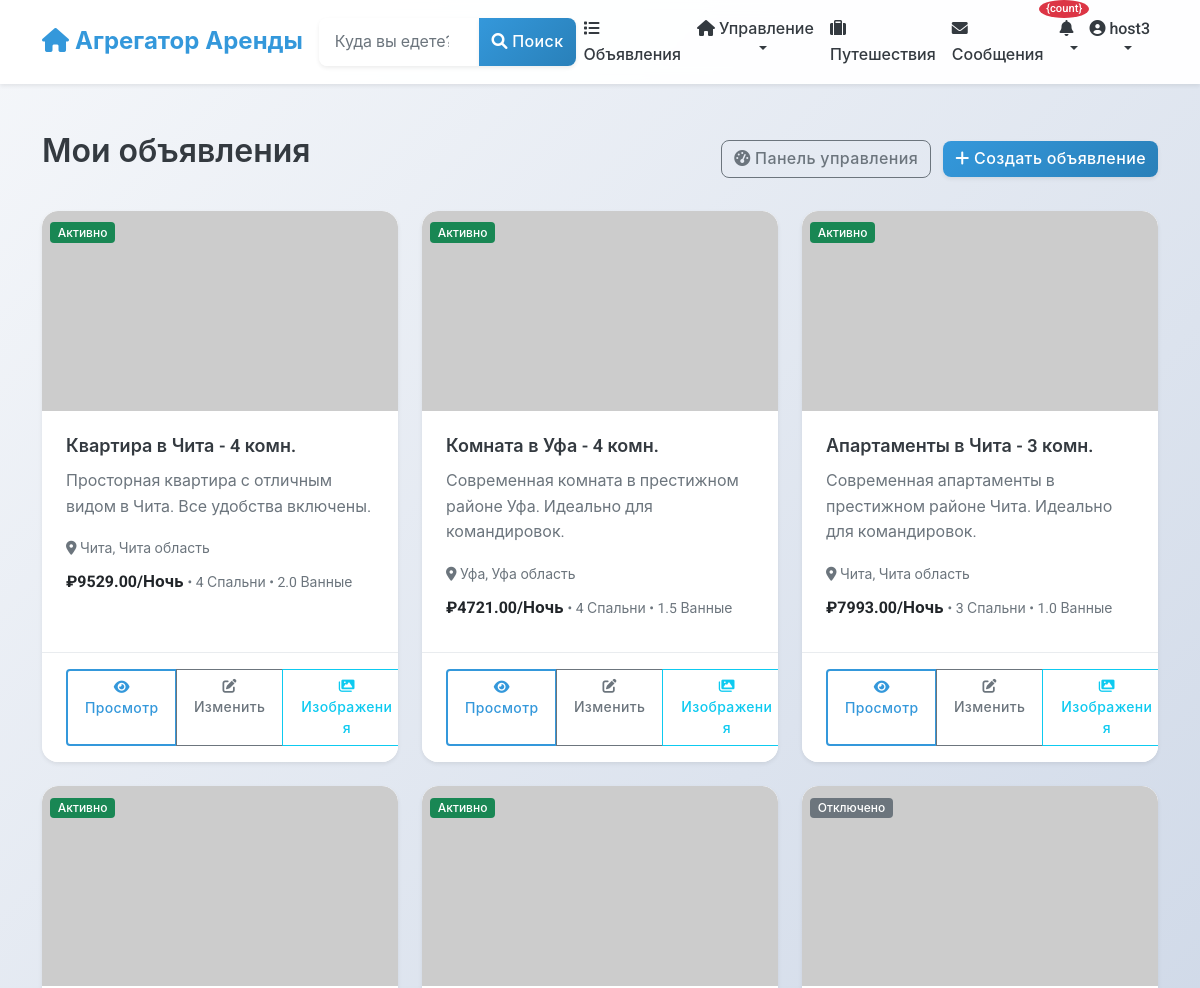
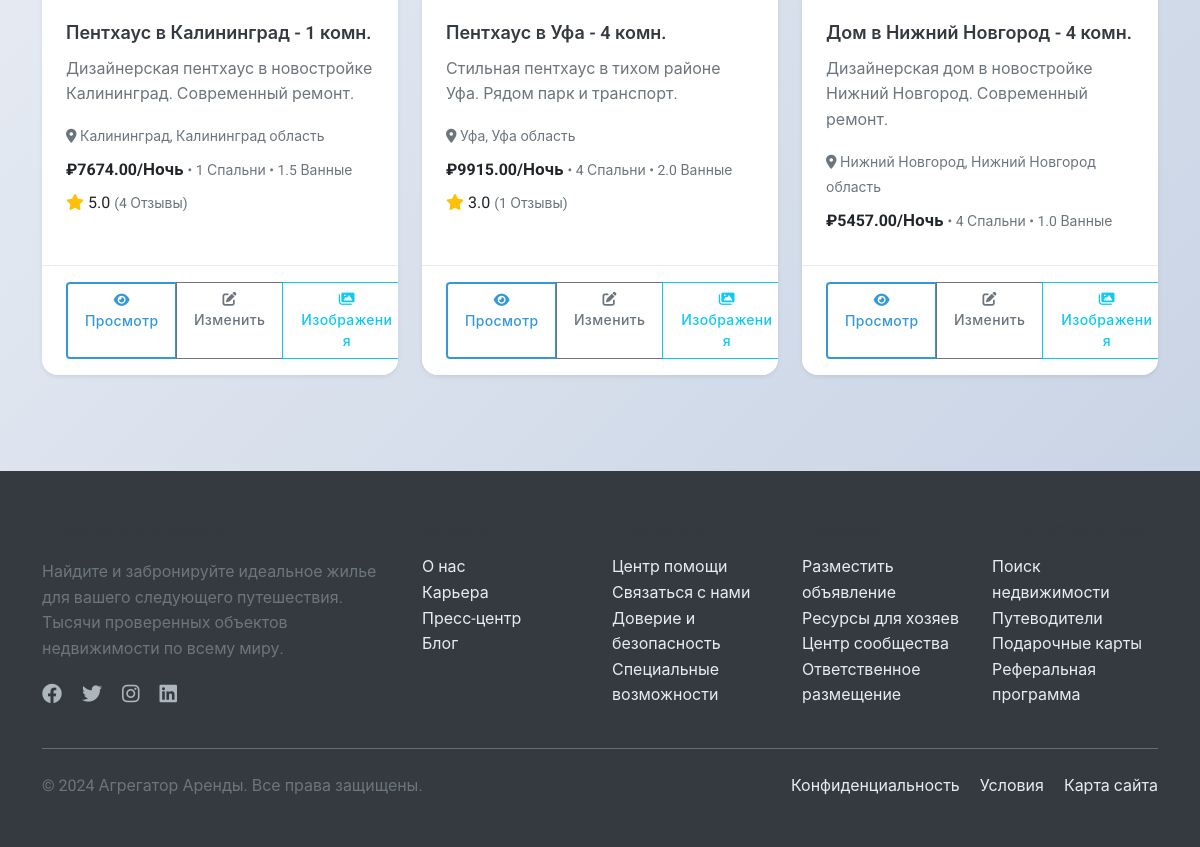
/listings/my-listings/ (signed in), run on an earlier commit of the app's database (2 pictures, top to bottom).
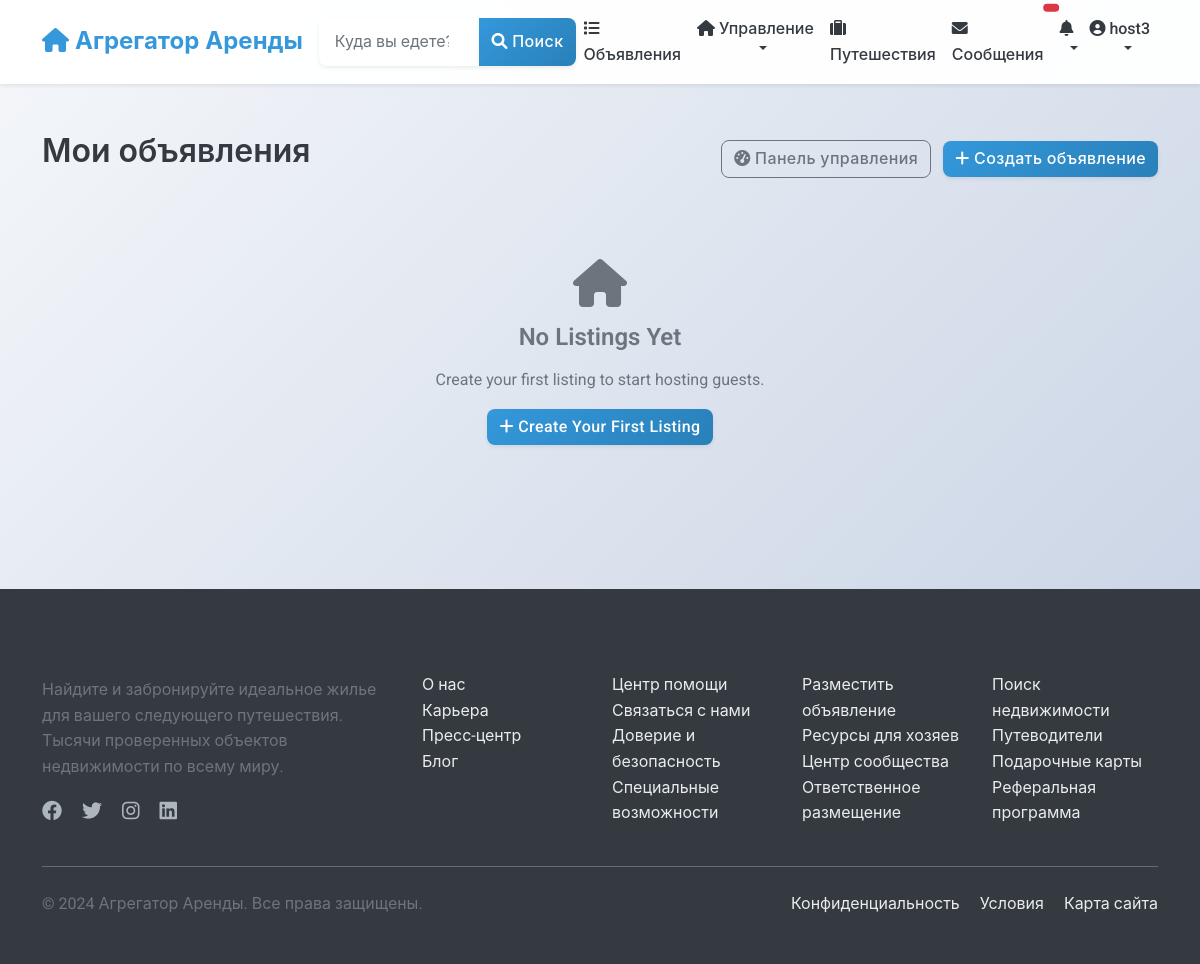
And on a later commit of the database.
### listings/models.py (models this page shows, shortened)
class Listing(models.Model):
    title = models.CharField(_("Title"), max_length=100)
    description = models.TextField(_("Description"))
    address = models.CharField(_("Address"), max_length=255)
    city = models.CharField(_("City"), max_length=100)
    state = models.CharField(_("State/Province"), max_length=100)
    country = models.CharField(_("Country"), max_length=100)
    zip_code = models.CharField(_("ZIP/Postal Code"), max_length=20)
    latitude = models.DecimalField(_("Latitude"), max_digits=10, decimal_places=7, null=True, blank=True)
    longitude = models.DecimalField(_("Longitude"), max_digits=10, decimal_places=7, null=True, blank=True)
    price_per_night = models.DecimalField(_("Price per night"), max_digits=10, decimal_places=2)
    cleaning_fee = models.DecimalField(_("Cleaning fee"), max_digits=10, decimal_places=2, default=0)
    service_fee = models.DecimalField(_("Service fee"), max_digits=10, decimal_places=2, default=0)
    bedrooms = models.PositiveSmallIntegerField(_("Bedrooms"))
    bathrooms = models.DecimalField(_("Bathrooms"), max_digits=3, decimal_places=1)
    accommodates = models.PositiveSmallIntegerField(_("Accommodates"))
    property_type = models.CharField(_("Property type"), max_length=50)
    image_urls = models.JSONField(_("Image URLs"), default=list, null=True, blank=True)
    verification_video = models.FileField(
        _("Verification Video"),
        upload_to='verification_videos/',
        null=True,
        blank=True,
        help_text=_("Video proof of property compliance (max 250MB, for moderation only)")
    )
    amenities = models.JSONField(_("Amenities"), default=list)
    house_rules = models.TextField(_("House rules"), blank=True)
    check_in_time = models.TimeField(_("Check-in time"), null=True, blank=True)
    check_out_time = models.TimeField(_("Check-out time"), null=True, blank=True)
    minimum_nights = models.PositiveSmallIntegerField(_("Minimum nights"), default=1)
    maximum_nights = models.PositiveSmallIntegerField(_("Maximum nights"), default=30)
    is_active = models.BooleanField(_("Is active"), default=True)
    is_approved = models.BooleanField(_("Is approved"), default=False)
    host = models.ForeignKey(
        settings.AUTH_USER_MODEL,
        on_delete=models.CASCADE,
        related_name='listings'
    )
    created_at = models.DateTimeField(_("Created at"), auto_now_add=True)
    updated_at = models.DateTimeField(_("Updated at"), auto_now=True)
    class Meta:
        verbose_name = _("Listing")
        verbose_name_plural = _("Listings")
        ordering = ['-created_at', '-id']
        ordering = ['-created_at']
    @property
    def main_image_url(self):
        main_image = self.images.filter(is_main=True).first()
        if main_image:
            return main_image.image.url
        first_image = self.images.first()
        if first_image:
            return first_image.image.url
        if self.image_urls and len(self.image_urls) > 0:
            return self.image_urls[0]
        return "https://via.placeholder.com/800x600.png?text=No+Image+Available"
    @property
    def average_rating(self):
        reviews = self.reviews.all()
        if not reviews:
            return None
        return sum(review.rating for review in reviews) / len(reviews)
    @property
    def total_reviews(self):
        return self.reviews.count()

class Review(models.Model):
    rating = models.PositiveSmallIntegerField(
        _("Rating"),
        validators=[MinValueValidator(1), MaxValueValidator(5)]
    )
    comment = models.TextField(_("Comment"))
    listing = models.ForeignKey(
        Listing,
        on_delete=models.CASCADE,
        related_name='reviews'
    )
    reviewer = models.ForeignKey(
        settings.AUTH_USER_MODEL,
        on_delete=models.CASCADE,
        related_name='reviews'
    )
    booking = models.OneToOneField(
        Booking,
        on_delete=models.SET_NULL,
        related_name='review',
        null=True,
        blank=True
    )
    is_approved = models.BooleanField(_("Is approved"), default=True)
    is_edited = models.BooleanField(_("Is edited"), default=False)
    created_at = models.DateTimeField(_("Created at"), auto_now_add=True)
    updated_at = models.DateTimeField(_("Updated at"), auto_now=True)
    class Meta:
        verbose_name = _("Review")
        verbose_name_plural = _("Reviews")
        ordering = ['-created_at']
        constraints = [
            models.UniqueConstraint(
                fields=['listing', 'reviewer'],
                condition=models.Q(booking__isnull=True),
                name='unique_listing_review_no_booking'
            ),
            models.UniqueConstraint(
                fields=['listing', 'reviewer', 'booking'],
                condition=models.Q(booking__isnull=False),
                name='unique_booking_review'
            )
        ]

### listings/views.py (the view)
# urls.py: path('my-listings/', views.HostListingListView.as_view(), name='host_listings'),
class HostListingListView(LoginRequiredMixin, ListView):
    model = Listing
    template_name = 'listings/host_listings.html'
    context_object_name = 'listings'
    def get_queryset(self):
        return Listing.objects.filter(host=self.request.user)

### notifications/templatetags/notify_tags.py (called while the page is built)
@register.simple_tag(takes_context=True)
def notification_count(context):
    user = context['request'].user
    if user.is_authenticated:
        count = user.notifications.filter(is_read=False).count()
        return count
    return 0

### listings/templates/listings/host_listings.html (shortened to what the changed rows need)
{% extends 'base.html' %}
{% load static %}
{% block content %}
<div class="container py-4">
    <div class="row">
        <div class="col-12">
            <div class="d-flex justify-content-between align-items-center mb-4">
                <h2>Мои объявления</h2>
            </div>
            {% if listings %}
                <div class="row row-cols-1 row-cols-md-2 row-cols-lg-3 g-4">
                    {% for listing in listings %}
                    <div class="col">
                        <div class="card h-100 shadow-sm">
                            <div class="position-relative">
                                <img src="{{ listing.main_image_url }}" class="card-img-top" alt="{{ listing.title }}" style="height: 200px; object-fit: cover;">
                                <div class="position-absolute top-0 start-0 m-2">
                                    {% if not listing.is_active %}
                                        <span class="badge bg-secondary">Отключено</span>
                                    {% elif not listing.is_approved %}
                                        <span class="badge bg-warning">На рассмотрении</span>
                                    {% else %}
                                        <span class="badge bg-success">Активно</span>
                                    {% endif %}
                                </div>
                            </div>
                            <div class="card-body">
                                <h5 class="card-title">{{ listing.title }}</h5>
                                <p class="card-text text-muted">{{ listing.description|truncatechars:100 }}</p>
                                <div class="mb-2">
                                    <small class="text-muted">
                                        <i class="fas fa-map-marker-alt"></i> {{ listing.city }}, {{ listing.state }}
                                    </small>
                                </div>
                                <div class="mb-2">
                                    <strong>₽{{ listing.price_per_night }}/Ночь</strong>
                                    <small class="text-muted">• {{ listing.bedrooms }} Спальни • {{ listing.bathrooms }} Ванные</small>
                                </div>
                                {% if listing.average_rating %}
                                <div class="mb-2">
                                    <i class="fas fa-star text-warning"></i>
                                    <span>{{ listing.average_rating|floatformat:1 }}</span>
                                    <small class="text-muted">({{ listing.total_reviews }} Отзывы)</small>
                                </div>
                                {% endif %}
                            </div>
                            <div class="card-footer bg-white">
                                <div class="d-flex justify-content-between align-items-center">
                                    <div class="btn-group" role="group">
                                        <a href="{% url 'listings:listing_detail' pk=listing.pk %}" class="btn btn-sm btn-outline-primary">
                                            <i class="fas fa-eye"></i> Просмотр
                                        </a>
                                        <a href="{% url 'listings:listing_update' pk=listing.pk %}" class="btn btn-sm btn-outline-secondary">
                                            <i class="fas fa-edit"></i> Изменить
                                        </a>
                                        <a href="{% url 'listings:listing_images' pk=listing.pk %}" class="btn btn-sm btn-outline-info">
                                            <i class="fas fa-images"></i> Изображения
                                        </a>
                                    </div>
                                </div>
                            </div>
                        </div>
                    </div>
                    {% endfor %}
                </div>
            {% else %}
                <div class="text-center py-5">
                    <i class="fas fa-home fa-3x text-muted mb-3"></i>
                    <h4 class="text-muted">No Listings Yet</h4>
                    <p class="text-muted">Create your first listing to start hosting guests.</p>
                    <a href="{% url 'listings:listing_create' %}" class="btn btn-primary">
                        <i class="fas fa-plus"></i> Create Your First Listing
                    </a>
                </div>
            {% endif %}
        </div>
    </div>
</div>
{% endblock %}

### templates/includes/navbar.html (shortened to what the changed rows need)
<nav class="navbar navbar-expand-lg navbar-light bg-white shadow-sm">
    <div class="container">
        <div class="collapse navbar-collapse" id="navbarSupportedContent">
            <ul class="navbar-nav ms-auto mb-2 mb-lg-0">
                {% if user.is_authenticated %}
                    {% if user.is_host %}
                    <li class="nav-item dropdown">
                        <a class="nav-link dropdown-toggle" href="#" id="hostDropdown" role="button"
                           data-bs-toggle="dropdown" aria-expanded="false">
                            <i class="fas fa-home"></i> Управление
                        </a>
                    </li>
                    {% else %}
                    <li class="nav-item">
                        <a class="nav-link" href="{% url 'listings:listing_create' %}">
                            <i class="fas fa-plus"></i> Подать объявление
                        </a>
                    </li>
                    {% endif %}
                    <li class="nav-item">
                        <a class="nav-link {% if request.resolver_match.url_name == 'user_bookings' %}active{% endif %}"
                           href="{% url 'listings:user_bookings' %}">
                            <i class="fas fa-suitcase"></i> Путешествия
                        </a>
                    </li>
                    <li class="nav-item">
                        <a class="nav-link position-relative {% if 'chat' in request.path %}active{% endif %}"
                           href="{% url 'chat:conversation_list' %}">
                            <i class="fas fa-envelope"></i> Сообщения
                            <span id="message-badge" class="position-absolute top-0 start-100 translate-middle badge rounded-pill bg-danger"
                                  hx-get="{% url 'chat:get_unread_count' %}"
                                  hx-trigger="load, every 30s"
                                  hx-swap="innerHTML">
                            </span>
                        </a>
                    </li>
                    <li class="nav-item dropdown">
                        <a class="nav-link dropdown-toggle position-relative" href="#" id="notificationDropdown"
                           role="button" data-bs-toggle="dropdown" aria-expanded="false"
                           onclick="loadNotifications()"
                           data-bs-auto-close="outside">
                            <i class="fas fa-bell"></i>
                            <span class="position-absolute"
                                  id="notification-badge-container"
                                  style="top: -8px; right: -8px; z-index: 1000;"
                                  hx-get="{% url 'notifications:get_unread_count' %}"
                                  hx-trigger="load, every 30s"
                                  hx-swap="innerHTML">
                                {% load notify_tags %}
                                {% notification_count as count %}
                                {% if count > 0 %}
                                <span class="badge bg-danger" id="notification-badge" style="font-size: 0.7rem; min-width: 18px; height: 18px; border-radius: 50%; display: flex; align-items: center; justify-content: center;">{count}</span>
                                {% endif %}
                            </span>
                        </a>
                    </li>
                    <li class="nav-item dropdown">
                        <a class="nav-link dropdown-toggle" href="#" id="userDropdown" role="button"
                           data-bs-toggle="dropdown" aria-expanded="false">
                            {% if user.profile_picture %}
                                <img src="{{ user.profile_picture }}" alt="{{ user.username }}" class="user-avatar sm me-1">
                            {% else %}
                                <i class="fas fa-user-circle"></i>
                            {% endif %}
                            {{ user.username }}
                        </a>
                    </li>
                {% endif %}
            </ul>
        </div>
    </div>
</nav>

What changed in the data, as far as the page shows it:
removed Listing: is_active "Активно", title "Квартира в Чита - 4 комн.", description "Просторная квартира с отличным видом в Чита. Все удобства включены.", city "Чита", state "Чита область", price_per_night "9529.00", bedrooms "4", bathrooms "2.0"
removed Listing: is_active "Активно", title "Комната в Уфа - 4 комн.", description "Современная комната в престижном районе Уфа. Идеально для командировок.", city "Уфа", state "Уфа область", price_per_night "4721.00", bedrooms "4", bathrooms "1.5"
removed Listing: is_active "Активно", title "Апартаменты в Чита - 3 комн.", description "Современная апартаменты в престижном районе Чита. Идеально для командировок.", city "Чита", state "Чита область", price_per_night "7993.00", bedrooms "3", bathrooms "1.0"
removed Listing: is_active "Активно", title "Пентхаус в Калининград - 1 комн.", description "Дизайнерская пентхаус в новостройке Калининград. Современный ремонт.", city "Калининград", state "Калининград область", price_per_night "7674.00", bedrooms "1", bathrooms "1.5", average_rating "5.0", total_reviews "4"
removed Listing: is_active "Активно", title "Пентхаус в Уфа - 4 комн.", description "Стильная пентхаус в тихом районе Уфа. Рядом парк и транспорт.", city "Уфа", state "Уфа область", price_per_night "9915.00", bedrooms "4", bathrooms "2.0", average_rating "3.0", total_reviews "1"
removed Listing: is_active "Отключено", title "Дом в Нижний Новгород - 4 комн.", description "Дизайнерская дом в новостройке Нижний Новгород. Современный ремонт.", city "Нижний Новгород", state "Нижний Новгород область", price_per_night "5457.00", bedrooms "4", bathrooms "1.0"
Also different on the page:
text no longer shown: "{count}"
text now shown: "No Listings Yet Create your first listing to start hosting guests. Create Your First Listing"
